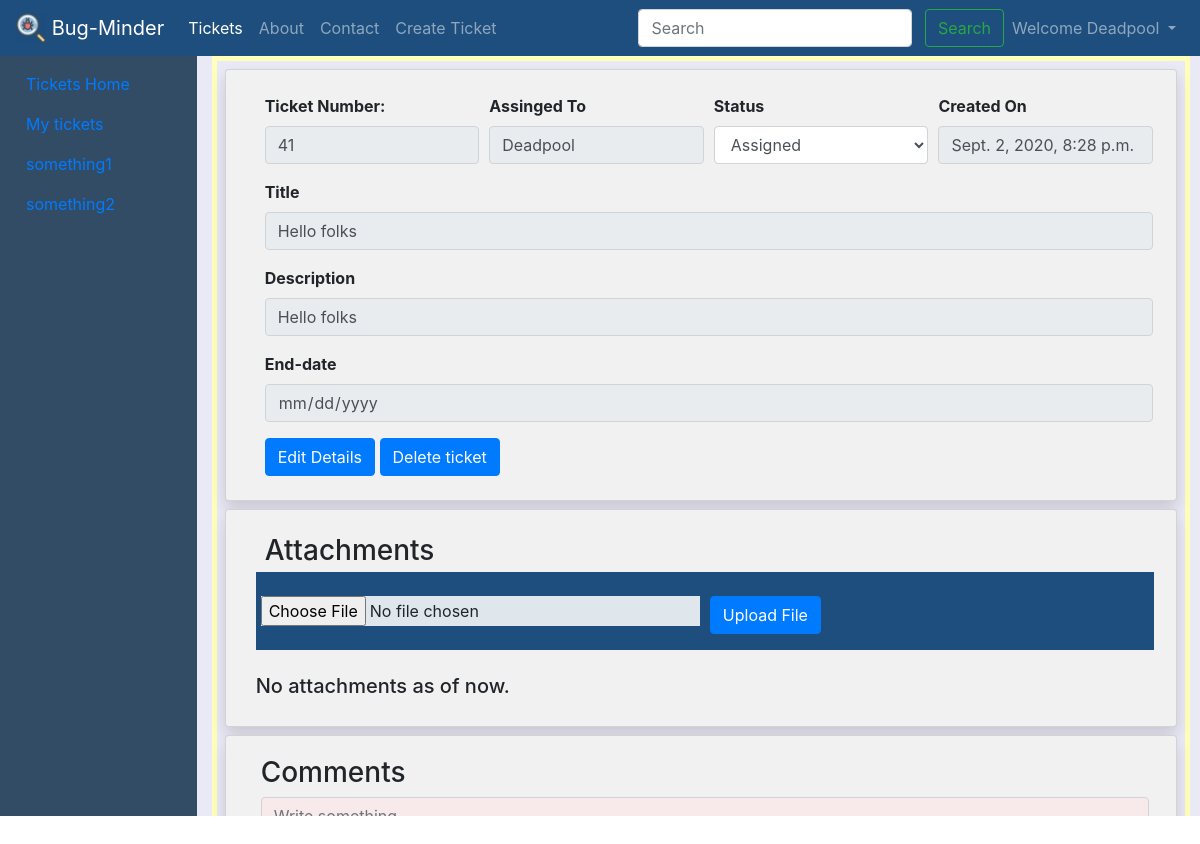
Page /tickets/41 (signed in) on the committed database.
### tickets/models.py (models this page shows, shortened)
class Ticket(models.Model):
    tno = models.AutoField(primary_key=True)
    title = models.CharField(max_length=255)
    content = models.TextField()
    author = models.CharField(max_length=100)
    status = models.CharField(max_length=20, default='Assigned')
    slug = models.CharField(max_length=130)
    timestamp = models.DateTimeField(default=now)
    end_date = models.DateTimeField(null=True, blank=True)

### tickets/views.py (the view)
# urls.py: path('<str:tno>', views.ticketDetails, name='ticketDetails'),
@login_required
def ticketDetails(request, tno):
    ticket = Ticket.objects.filter(tno=tno).first()
    comments = TicketComment.objects.filter(ticket=ticket)
    attachments = TicketAttachment.objects.filter(ticket=ticket)
    context = {
        'ticket': ticket,
        'comments': comments,
        'attachments': attachments
    }
    return render(request, 'tickets/ticketDetails.html', context)

### templates/tickets/ticketDetails.html (shortened to what this page needs)
{% extends 'ticketBase.html' %}
{% block ticketBody %}
<div id="div1" style="height: 760px;position:relative;">
    <div id="div2" style="max-height:100%;overflow:auto; ">
        <div id="div3" style="height:1500px;border:5px solid rgb(255 255 185);">
            <div class="card shadow m-2">
                <form>
                    <div class="container-fluid m-2">
                        <div class="form-row">
                            <div class="form-group col-md-3">
                                <label for="inputEmail4"><strong>Ticket Number:</strong></label>
                                <input type="text" class="form-control" id="tno" name="tno" value='{{ticket.tno}}'
                                    readonly>
                            </div>
                            <div class="form-group col-md-3">
                                <label for="author"><strong>Assinged To</strong></label>
                                <input type="text" class="form-control" id="author" name="author"
                                    value="{{ticket.author}}" readonly>
                            </div>
                            <div class="form-group col-md-3">
                                <label for="Status"><strong>Status</strong></label>
                                <select class="form-control" name="Status" id="Status">
                                    <option value="{{ticket.status}}" selected><b>{{ticket.status}}</b></option>
                                </select>
                            </div>
                            <div class="form-group col-md-3">
                                <label for="timestamp"><strong>Created On</strong></label>
                                <input type="text" class="form-control" id="timestamp" name="timestamp"
                                    value="{{ticket.timestamp}}" readonly>
                            </div>
                        </div>
                        <div class="form-group">
                            <label for="Title"><strong>Title</strong></label>
                            <input type="text" class="form-control" id="Title" name="Title" value="{{ticket.title}}"
                                readonly>
                        </div>
                        <div class="form-group">
                            <label for="Description"><strong>Description</strong></label>
                            <input type="text" class="form-control" id="Description" name="Description"
                                value="{{ticket.content}}" readonly>
                        </div>
                        <div class="form-group">
                            <label for="enddate"><strong>End-date</strong></label>
                            <input type="date" class="form-control" id="end_date" name="end_date"
                                value="{{ticket.end_date|date:'Y-m-d'}}" readonly>
                        </div>
                        <a role="button" class="btn btn-primary" data-toggle="modal" data-target="#editTicketModal" title="Edit this ticket">Edit
                            Details</a>
                        <a role="button" class="btn btn-primary" data-toggle="modal"
                            data-target="#deleteTicketModal" title="Delete this ticket">Delete
                            ticket</a>
                    </div>
                </form>
            </div>
            <div class="card shadow m-2">
                <div class="container-fluid m-1">
                    <h3 class="m-1">Attachments</h3>
                    <form action="/tickets/ticketAttachments" method="POST" enctype="multipart/form-data">
                        <div class="form-row" style="background-color: #1e4e7d !important;">
                            <div class="form-group col-md-6">
                                {% comment %} <label for="attachment">Upload file(s):</label> {% endcomment %}<br>
                                <input type="file" class="form-control-file"
                                    style="background-color: #dfe6ec !important;" id="attachment" name="attachment"
                                    required="" oninvalid="this.setCustomValidity('Sorry!! we cannot upload AIR')"
                                    oninput="setCustomValidity('')">
                            </div>
                            <div class="form-group col-md-6">
                                <br>
                                <input type="submit" class="btn btn-primary" value="Upload File">
                            </div>
                        </div>
                    </form>
                    <br>
                    <div id="div1" style="position:relative;">
                        <div class="row">
                            {% if attachments|length < 1 %}
                            <h5>No attachments as of now.</b></h5>
                            {% endif %}
                        </div>
                    </div>
                </div>
            </div>
            <div class="card shadow m-2">
                <div class="container-fluid m-1">
                    <h3>Comments</h3>
                    <form action="/tickets/ticketComments" method="POST">
                        <textarea class="form-control" aria-label="With textarea" style="background-color: #f8eaea;"
                            class="form-control" name="comment" cols="30" rows="6" required="" placeholder="Write something.."
                            oninvalid="this.setCustomValidity('Comments cannot be an empty space:')"
                            oninput="setCustomValidity('')"></textarea>
                        <input type="hidden" name="ticketTno" value="{{ticket.tno}}"><br>
                    </form>
                    <br>
                </div>
            </div>
        </div>
    </div>
</div>
{% endblock ticketBody %}

### templates/base.html (shortened to what this page needs)
<!doctype html>
<html lang="en">
<head>
    <link rel="stylesheet" href="https://stackpath.bootstrapcdn.com/bootstrap/4.5.2/css/bootstrap.min.css"
>
    <link rel="stylesheet" href="https://use.fontawesome.com/releases/v5.6.3/css/all.css"
>
</head>
<body>
    <nav class="navbar navbar-expand-lg navbar-dark bg-dark" id="Nav_Base">
        {% load static %}
        <a class="navbar-brand" href="#"><img src="{%  static 'img/bug-magnifying-glass-icon.png' %}" width="30"
                height="30" class="d-inline-block align-top" alt="bug" loading="lazy"> Bug-Minder</a>
        <div class="collapse navbar-collapse" id="navbarSupportedContent">
            <ul class="navbar-nav mr-auto">
                {% if user.is_authenticated %}
                <li class="nav-item {% block ticketsactive %} {% endblock ticketsactive %}">
                    <a class="nav-link" href="/tickets">Tickets</a>
                </li>
                <li class="nav-item {% block aboutactive %} {% endblock aboutactive %}">
                    <a class="nav-link" href="/aboutPage">About</a>
                </li>
                <li class="nav-item {% block contactactive %} {% endblock contactactive %} ">
                    <a class="nav-link" href="/contact">Contact</a>
                </li>
                <li class="nav-item">
                    <a role="button" class="nav-link" data-toggle="modal" data-target="#createTicketModal">Create
                        Ticket</a>
                </li>
            </ul>
            <div class="ml-auto form-inline">
                <form method="get" action="/search" class="my-2 my-lg-0" autocomplete="off">
                    <input class="form-control mr-sm-2" type="search" id="query" name="query" id="query"
                        placeholder="Search" aria-label="Search" onchange="this.form.submit()">
                    <button class="btn btn-outline-success my-2 my-sm-0" type="submit">Search</button>
                </form>
                <ul class="navbar-nav">
                    <li class="nav-item dropdown">
                        <a class="nav-link dropdown-toggle" href="#" id="navbarDropdown" role="button"
                            data-toggle="dropdown" aria-haspopup="true" aria-expanded="false">
                            Welcome {{ request.user|title }}
                        </a>
                    </li>
                </ul>
                {% endif %}
            </div>
        </div>
    </nav>
    {% block body %} {% endblock body %}
</body>
</html>

### templates/base.html (style rules this page uses)
.bg-dark { background-color: #1e4e7d !important; }

### templates/tickets/ticketDetails.html (style rules this page uses)
* { box-sizing: border-box; }
.row { margin: 0 -5px; }
.row:after { content: ""; display: table; clear: both; }
.card { box-shadow: 0 4px 8px 0 rgba(0, 0, 0, 0.2); padding: 16px; background-color: #f1f1f1; }

### rows in the picture
Ticket: tno "41", author "Deadpool", timestamp "Sept. 2, 2020, 8:28 p.m.", Title "Hello folks", Description "Hello folks"

### other values in the picture
{{ request.user|title }} "Deadpool"
